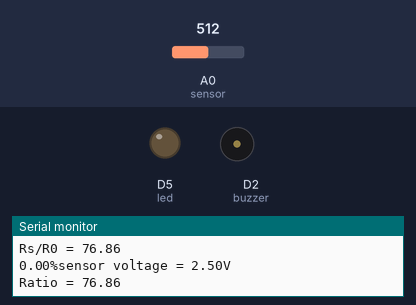
Recording of a sketch running on a simulated ESP8266 (NodeMCU). On the bench: output pins drawn as LEDs (lit = HIGH), buzzer (waves = sounding, pin HIGH), the last lines printed to the serial monitor. The inputs (shaded band) are chosen by the test bench; at power-on: A0 (sensor) = 512. WiFi joins after 1.5 s; servers stay silent unless stated; no MQTT or app messages arrive unless stated.

Above: at 2.7 s.
2.8 s: A0 (sensor) set to 993
7.7 s: A0 (sensor) set to 1015
At 13.6 s:
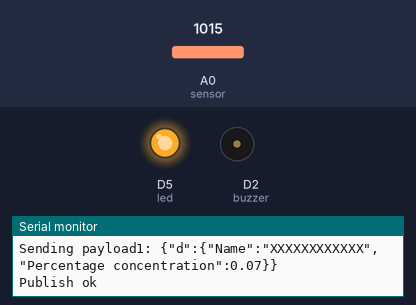
14.6 s: A0 (sensor) set to 900
At 16.5 s:
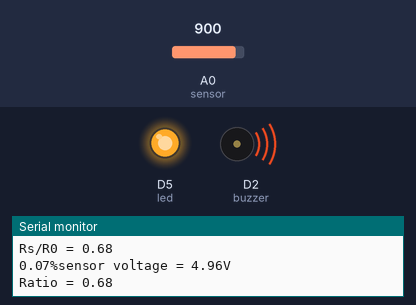
21.1 s: A0 (sensor) set to 1023
At 27.6 s:
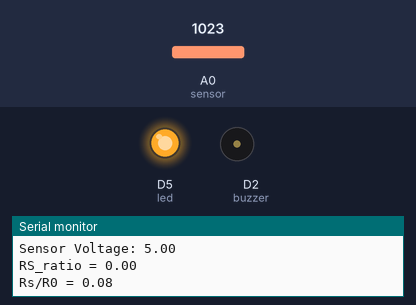
Timing chart, 0 to 28.6 s (numbered marks = the images above; inputs shaded):
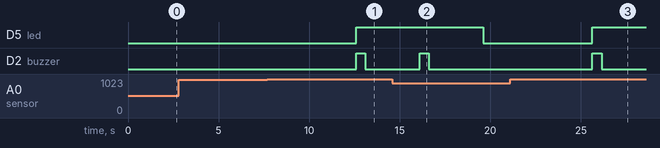

Measured:
- the behaviour switches between 1000 and 1001 on A0 (sensor) (found by bisection; images 0 and 1)
- after the input at 7.7 s, D5 (led): LOW → HIGH after 4.9 s; D2 (buzzer): LOW → HIGH after 4.9 s, → LOW 0.50 s later
- after the input at 14.6 s, D5 (led): HIGH → LOW after 5.0 s; D2 (buzzer): goes on until 16.6 s, then stays LOW
- after the input at 21.1 s, D5 (led): LOW → HIGH after 4.5 s; D2 (buzzer): LOW → HIGH after 4.5 s, → LOW 0.50 s later

The sketch:

up_IBM_Cloud_1_1.ino
```cpp
//To upload data to IBM Cloud
#include <ESP8266WiFi.h>
#include <WiFiClient.h>
#include <PubSubClient.h>

//Device configuration for IBM Cloud
#define ORG "337hw2"
#define DEVICE_TYPE "NodeMCU"
#define DEVICE_ID "XXXXXXXXXXXX"
#define TOKEN "XXXXXXXXXXXXXXXXXX"

//mq3,buzzer,led pin setup
int buzzer = D2;
int sensor = A0;
int led = D5;

//For MQ3 sensor calibration
double m = -0.75489;
double b = 1.99646;

float ppm_limit = 200;

//WIFI Credentials
const char* ssid = "DV3546";
const char* password = "heartofgold";

char server[] = ORG ".messaging.internetofthings.ibmcloud.com";
char pubTopic1[] = "iot-2/evt/Sensor_data_1/fmt/json";
char pubTopic2[] = "iot-2/evt/Sensor_data_2/fmt/json";
char authMethod[] = "use-token-auth";
char token[] = TOKEN;
char clientId[] = "d:" ORG ":" DEVICE_TYPE ":" DEVICE_ID;

WiFiClient wifiClient;
PubSubClient client(server, 1883, NULL, wifiClient);

void setup() {
  // put your setup code here, to run once:
      pinMode(buzzer, OUTPUT);
      pinMode(sensor, INPUT);
      pinMode(led, OUTPUT);

      Serial.begin(115200);
      delay(10);
      Serial.println("Connecting to ");
      Serial.println(ssid);


      WiFi.begin(ssid, password);

      while (WiFi.status() != WL_CONNECTED)
     {
          delay(500);
          Serial.print(".");
     }
      Serial.println("");
      Serial.println("WiFi connected");

      if (!client.connected())
     {
          Serial.println(server);
          while (!client.connect(clientId, authMethod, token))
         {
              Serial.print(".");
              delay(500);
         }
          Serial.println("Bluemix connected");
     }
}

long lastMsg = 0;
float sv;
float voltage;

void loop() {
  // put your main code here, to run repeatedly:
      float sensor_value = analogRead(sensor);
      sv = (float) sensor_value;
      voltage = sensor_voltage(sv);

      Serial.print("Gas Level: ");
      Serial.println(sensor_value);

      Serial.print("Sensor Voltage: ");
      Serial.println(voltage);


      float RS_gas; //  Get the value of RS via in a clear air
      float ratio;

/*-----------------------------------------------*/

      RS_gas = (5.0 - voltage)/voltage; // omit *RL
      //R0 = RS_air/60.0; // The ratio of RS/R0 is 60 in a clear air from Graph

      ratio = RS_gas/0.01301;  // ratio = RS/R0
  /*-----------------------------------------------------------------------*/

      Serial.print("RS_ratio = ");
      Serial.println(RS_gas);
      Serial.print("Rs/R0 = ");
      Serial.println(ratio);

      Serial.print("\n\n");

      delay(1000);

      double ppm_log = (log10(ratio)-b)/m; //Get ppm value in linear scale according to the the ratio value
      double ppm = pow(10, ppm_log); //Convert ppm value to log scale
      double percentage = ppm/10000; //Convert to percentage
      Serial.print(percentage); //Load screen buffer with percentage value
      Serial.print("%"); //Load screen buffer with "%"
      //Serial.display(); //Flush characters to screen

      Serial.print("sensor voltage = ");
      Serial.print(voltage);
      Serial.println("V");

      Serial.print("Ratio = ");
      Serial.println(ratio);
      delay(1000);
      //R0 = 0.01142 approx

      if (ppm > ppm_limit)
      {
          digitalWrite(led, HIGH);
          digitalWrite(buzzer, HIGH);
          delay(500);
          digitalWrite(buzzer, LOW);
      }
      else
      {
          digitalWrite(buzzer, LOW);
          digitalWrite(led, LOW);
      }

      client.loop();
      long now = millis();
      if (now - lastMsg > 3000)
      {
          lastMsg = now;
          String payload1 = "{\"d\":{\"Name\":\"" DEVICE_ID "\"";
          payload1 += ",\"Gas concentration\":";
          payload1 += ppm;
          payload1 += "}}";
          Serial.print("Sending payload: ");
          Serial.println(payload1);

          if (client.publish(pubTopic1, (char*) payload1.c_str()))
          {
              Serial.println("Publish ok");
          }
          else
          {
              Serial.println("Publish failed");
          }

          String payload2 = "{\"d\":{\"Name\":\"" DEVICE_ID "\"";
          payload2 += ",\"Percentage concentration\":";
          payload2 += percentage;
          payload2 += "}}";
          Serial.print("Sending payload1: ");
          Serial.println(payload2);

          if (client.publish(pubTopic2, (char*) payload2.c_str()))
          {
              Serial.println("Publish ok");
          }
          else
          {
              Serial.println("Publish failed");
          }
      }
      delay(1000);
}

//Function for calculating Voltage of MQ3 sensor
float sensor_voltage(float s_in){
      float v;

      v = (s_in/1024.0)*5.0;

      return v;
}
```
